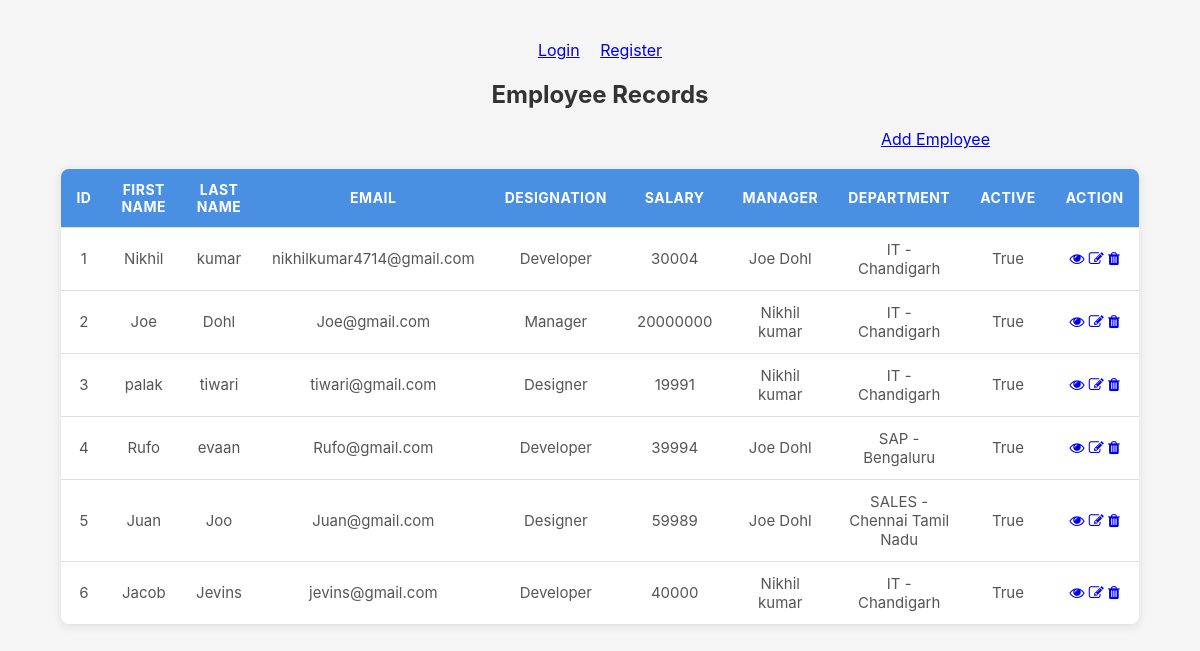
The page / on the database its author committed.
### employeesApp/models.py (models this page shows, shortened)
class Employee(models.Model):
    first_name = models.CharField(max_length=50)
    last_name = models.CharField(max_length=50)
    email = models.EmailField(unique=True)
    designation = models.CharField(choices=[('Manager', 'Manager'), ('Developer', 'Developer'), ('Designer', 'Designer')], max_length=20)
    salary = models.IntegerField()
    joining_date = models.DateField()
    is_active = models.BooleanField(default=True)
    department = models.ForeignKey(Departments, on_delete=models.SET_NULL, blank=True, null= True)
    manager = models.ForeignKey("self", on_delete=models.SET_NULL, blank=True, null=True)
    def __str__(self):
        return f"{self.first_name} {self.last_name}"

class Departments(models.Model):
    name = models.CharField(max_length=100)
    location = models.CharField(max_length=50)
    def __str__(self):
        return f"{self.name} - {self.location}"

### employees1/views.py (the view)
# urls.py: 2. Add a URL to urlpatterns:  path('', views.home, name='home')
def home(request):
    employees = Employee.objects.all()
    context = {
        'employees': employees
    }
    return render(request, 'home.html', context)

### templates/home.html (shortened to what this page needs)
{% load static %}
<!DOCTYPE html>
<html lang="en">
<head>
    <link rel="stylesheet" href="{% static 'css/styles.css' %}">
    <link rel="stylesheet" href="https://cdnjs.cloudflare.com/ajax/libs/font-awesome/4.7.0/css/font-awesome.min.css">
</head>
<body>
    {% if not user.is_authenticated %}
    <a href="{% url 'login' %}">Login</a>&emsp;
    <a href="{% url 'register' %}">Register</a>
    {% else %}
    <a href="{% url 'logout' %}" style="float: right; margin-right: 170px;">Logout</a>
    {% endif %}
    <h2>Employee Records </h2>
    <a href="{% url 'add_employee' %}" style="float: right; margin-right: 170px;">Add Employee</a>
    <br></br>
      <table>
        <thead>
            <tr>
                <th>ID</th>
                <th>First Name</th>
                <th>Last Name</th>
                <th>Email</th>
                <th>Designation</th>
                <th>salary</th>
                <th>Manager</th>
                <th>Department</th>
                <th>Active</th>
                <th>Action</th>
            </tr>
        </thead>
        <tbody>
            {% for employee in employees %}
            <tr>
                <td>{{ employee.id }}</td>
                <td>{{ employee.first_name }}</td>
                <td>{{ employee.last_name }}</td>
                <td>{{ employee.email }}</td>
                <td>{{ employee.designation }}</td>
                <td>{{ employee.salary }}</td>
                <td>{{ employee.manager }}</td>
                <td>{{ employee.department }}</td>
                <td>{{ employee.is_active }}</td>
                <td>
                    <div>
                    <a href="{% url 'employee_details' employee.id %}"><i class="fa fa-eye"></i></a>
                        <a href="{% url 'employee_details' employee.id %}"><i class="fa fa-edit"></i></a>
                        <a href="{% url 'employee_details' employee.id %}"><i class="fa fa-trash"></i></a>
                    </div>
                </td>
            </tr>
            {% endfor %}
        </tbody>
      </table>
</body>
</html>

### employeesApp/static/css/styles.css (style rules this page uses)
body { font-family: "Inter", sans-serif; background: #f5f5f5; margin: 0; padding: 40px; text-align: center; }
h2 { margin-bottom: 20px; color: #333; }
table { margin: auto; border-collapse: collapse; width: 90%; max-width: 900px; background: white; border-radius: 8px; overflow: hidden; box-shadow: 0 2px 10px rgba(0, 0, 0, 0.1); }
thead { background: #4a90e2; color: white; }
th, td { padding: 12px 15px; border-bottom: 1px solid #ddd; }
th { text-transform: uppercase; font-size: 14px; letter-spacing: 0.5px; }
td { color: #555; font-size: 15px; }
tbody tr:last-child td { border-bottom: none; }

### rows shown on the page
Employee: id "1", first_name "Nikhil", last_name "kumar", email "nikhilkumar4714@gmail.com", designation "Developer", salary "30004", manager "Joe Dohl", department "IT - Chandigarh", is_active "True"
Employee: id "2", first_name "Joe", last_name "Dohl", email "Joe@gmail.com", designation "Manager", salary "20000000", manager "Nikhil kumar", department "IT - Chandigarh", is_active "True"
Employee: id "3", first_name "palak", last_name "tiwari", email "tiwari@gmail.com", designation "Designer", salary "19991", manager "Nikhil kumar", department "IT - Chandigarh", is_active "True"
Employee: id "4", first_name "Rufo", last_name "evaan", email "Rufo@gmail.com", designation "Developer", salary "39994", manager "Joe Dohl", department "SAP - Bengaluru", is_active "True"
Employee: id "5", first_name "Juan", last_name "Joo", email "Juan@gmail.com", designation "Designer", salary "59989", manager "Joe Dohl", department "SALES - Chennai Tamil Nadu", is_active "True"
Employee: id "6", first_name "Jacob", last_name "Jevins", email "jevins@gmail.com", designation "Developer", salary "40000", manager "Nikhil kumar", department "IT - Chandigarh", is_active "True"
